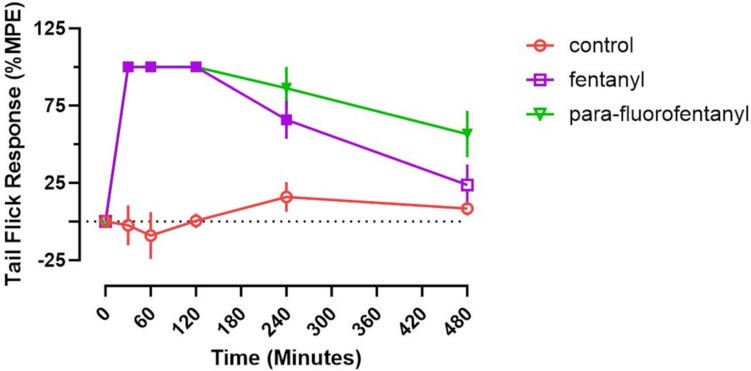
#> input picture digitisation/src_figs/Fig3.png, 1501 x 741 px, found by its file name (shown at 1/2 size)
$ python digi_pd.py src_figs/Fig3.png
#> lines starting #> are read from the running program, lines starting #| are printed output that depends on the picture; after the words box and inside, x2 and y2 are one past the last pixel; in counts of white or black regions, pixels touching at a corner belong together
### digitisation/digi.py
import os
"""Small figure digitiser for GraphPad-style plots: axis calibration from tick marks, marker centres from colour segmentation."""
import numpy as np
from PIL import Image
from scipy import ndimage as ndi


def load(path): return np.asarray(Image.open(path).convert('RGB')).astype(int)
#> called with path = 'src_figs/Fig3.png/src_figs/Fig3.png'


def dark_mask(im, thr=90): return (im.max(2) < thr)
#> called with thr = 90
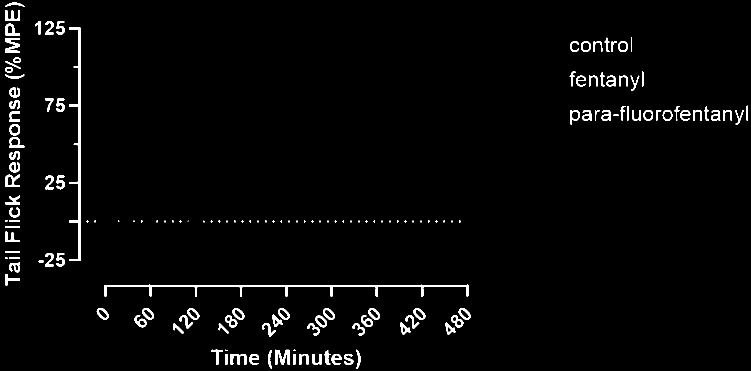
#> returned value: shape (741, 1501) bool (shown at 1/2 size); 2.5% white; 156 white regions (48 under 20 px), largest, box (x1, y1, x2, y2) and area: (209, 569, 937, 593) 3678, (138, 55, 161, 522) 2333, (550, 699, 580, 730) 535


def find_axes(dm, x_range=None, y_range=None):
    """Return (x_of_yaxis, y_of_xaxis): the column / row with the longest dark run in the allowed window."""
#> called with x_range = (100, 230), y_range = (520, 640)
    H, W = dm.shape
#> H = 741; W = 1501
    x0, x1 = x_range or (0, W); y0, y1 = y_range or (0, H)
#> after `x0, x1 = x_range or (0, W)`: x0 = 100; x1 = 230
#> after `y0, y1 = y_range or (0, H)`: y0 = 520; y1 = 640
    col = dm[:, x0:x1].sum(0); row = dm[y0:y1, :].sum(1)
#> after `col = dm[:, x0:x1].sum(0)`: col = 130 values, max 467 at index 57, min 0 at index 7, mean 31.86
#> after `row = dm[y0:y1, :].sum(1)`: row = 120 values, max 732 at index 50, min 0 at index 25, mean 61.7
    return x0 + int(np.argmax(col)), y0 + int(np.argmax(row))


def clusters(v):
    """centres of runs of True in a 1-D boolean array"""
    out = []; i = 0
    while i < len(v):
        if v[i]:
            j = i
            while j + 1 < len(v) and v[j + 1]: j += 1
            out.append((i + j) / 2); i = j + 1
        else: i += 1
    return out


def x_ticks(dm, yaxis_row, depth=(6, 14), x_lo=0, x_hi=None, below=True):
    sgn = 1 if below else -1
    rows = [yaxis_row + sgn * d for d in range(depth[0], depth[1])]
    v = dm[rows, :].all(0)
    if x_hi is None: x_hi = dm.shape[1]
    v[:x_lo] = False; v[x_hi:] = False
    return clusters(v)


def y_ticks(dm, xaxis_col, depth=(6, 14), y_lo=0, y_hi=None):
    cols = [xaxis_col - d for d in range(depth[0], depth[1])]
    v = dm[:, cols].all(1)
    if y_hi is None: y_hi = dm.shape[0]
    v[:y_lo] = False; v[y_hi:] = False
    return clusters(v)


def linmap(pix, val):
    a, b = np.polyfit(pix, val, 1); res = np.array(val) - (a * np.array(pix) + b)
    return (lambda p: a * np.asarray(p) + b), float(np.abs(res).max())


def colour_mask(im, rgb, tol=60):
    return (np.abs(im - np.array(rgb)).sum(2) < tol)


# [10 lines left out: function marker_centres, not called in this run]


def errorbar_extent(mask, cx, half_w=2):
    """vertical extent (rows) of coloured pixels in the column strip at x = cx: includes marker and any visible error bar"""
    strip = mask[:, int(cx) - half_w:int(cx) + half_w + 1].any(1)
    ys = np.where(strip)[0]
    return (int(ys.min()), int(ys.max())) if len(ys) else (None, None)

### digitisation/digi_pd.py
import os
import sys, json, csv, numpy as np
sys.path.insert(0, os.path.dirname(os.path.abspath(__file__)))
from digi import *
from scipy import ndimage as ndi
from PIL import Image, ImageDraw
S = sys.argv[1]
TRI_OFFSET = 0.16          # fraction of marker height: data point sits this far BELOW the bounding-box centre of a down-triangle (calibrated on the exact Cmax of Fig 2)
TIMES = [30, 60, 120, 240, 480]

CFG = {
    'Fig3_tailflick': dict(file='Fig3.png', crop=None, ax_x=(100, 230), ax_y=(520, 640), xr=(0, None), legend=(1000, 0, 1501, 330),
                           ytick_vals={56.5: 125, 210.5: 75, 365.5: 25, 442.5: 0, 519.5: -25}, xtick_vals='0-480/60'),
    'Fig4A_temperature': dict(file='Fig4.png', crop=810, ax_x=(150, 260), ax_y=(630, 700), legend=(1040, 80, 1502, 330),
                              ytick_vals=None, xtick_vals='0-480/30'),
}
rows_out = []
for name, c in CFG.items():
    im = load(f"{S}/src_figs/{c['file']}")
    if c['crop']: im = im[:c['crop']]
    dm = dark_mask(im)
    xa, ya = find_axes(dm, x_range=c['ax_x'], y_range=c['ax_y'])
#> xa = 157; ya = 570
    xt = x_ticks(dm, ya, depth=(5, 12), x_lo=xa - 5)
#> in x_ticks, `rows = [yaxis_row + sgn * d for d in range(depth[0], depth[1])]`: rows = [575, 576, 577, 578, 579, 580, 581]
#> after the loop in clusters, `while i < len(v):`: i = 1501; j = 936; out = [210.5, 301, 391.5, 481.5, 572.5, 662.5, 753.5, 843.5, 934]
#> xt has the same summary as out in clusters
    yt = y_ticks(dm, xa, depth=(5, 12), y_hi=ya + 3 if name.startswith('Fig3') else ya - 20)
#> in y_ticks, `cols = [xaxis_col - d for d in range(depth[0], depth[1])]`: cols = [152, 151, 150, 149, 148, 147, 146]
#> the loop in clusters (call 2), `while i < len(v):` made 726 passes
#> i on pass 56: 59
#> i on passes 1 to 6: 1, 2, 3, 4, 5, 6
#> yt = [56.5, 210.5, 365.5, 442.5, 519.5]
    print(f'\n=== {name}: y-axis col {xa}, x-axis row {ya}, {len(xt)} x ticks, y ticks at {[round(v, 1) for v in yt]}')
#| === Fig3_tailflick: y-axis col 157, x-axis row 570, 9 x ticks, y ticks at [56.5, 210.5, 365.5, 442.5, 519.5]
    if name.startswith('Fig3'):
        xv = np.arange(0, 481, 60)[:len(xt)]
#> xv = [0, 60, 120, 180, 240, 300, 360, 420, 480]
        pv = [(p, c['ytick_vals'][min(c['ytick_vals'], key=lambda k: abs(k - p))]) for p in yt]
#> pv = [(56.5, 125), (210.5, 75), (365.5, 25), (442.5, 0), (519.5, -25)]
    else:
        xv = np.arange(0, 481, 30)[:len(xt)] if len(xt) > 10 else np.arange(0, 481, 60)[:len(xt)]
        pv = list(zip(yt, [2, 0, -2, -4, -6, -8][:len(yt)]))
    fx, ex = linmap(xt, xv); fy, ey = linmap([p for p, _ in pv], [v for _, v in pv])
#> in linmap, `a, b = np.polyfit(pix, val, 1)`: a = 0.663; b = -139.7
#> in linmap, `res = np.array(val) - (a * np.array(pix) + b)`: res = [0.0072, -0.0315, -0.0701, 0.223, -0.147, 0.146, -0.225, 0.0683, 0.0297]
#> after `fx, ex = linmap(xt, xv)`: ex = 0.225
#> after `fy, ey = linmap([p for p, _ in pv], [v for _, v in pv])`: ey = 0.1
    print(f'  calibration residuals: x {ex:.3f} min, y {ey:.3f}')
#|   calibration residuals: x 0.225 min, y 0.100
    R, G, B = im[..., 0], im[..., 1], im[..., 2]
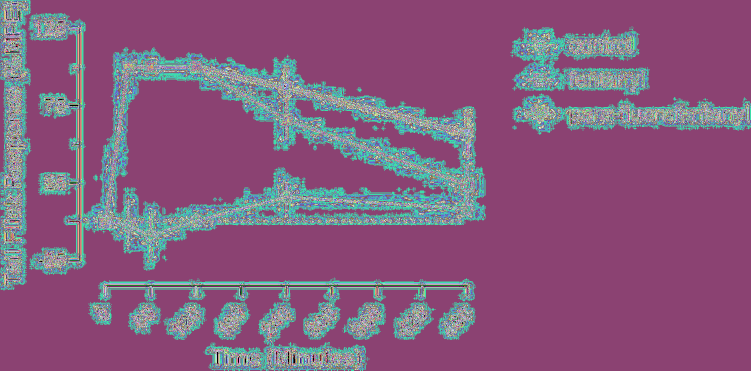
#> R: shape (741, 1501) int64 (shown at 1/2 size); 256 distinct labels, from 0 to 255; one colour per label, 0 black
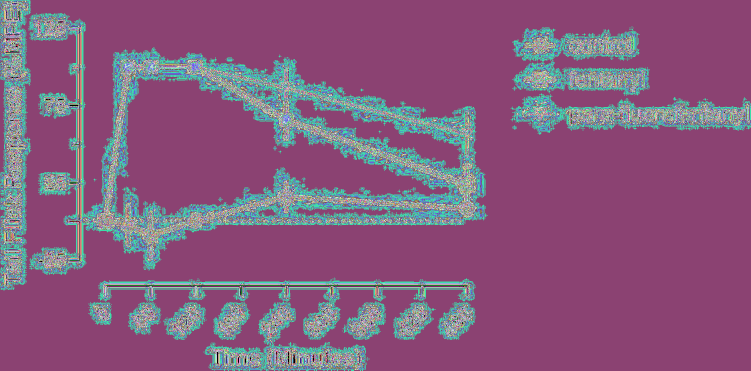
#> G: shape (741, 1501) int64 (shown at 1/2 size); 256 distinct labels, from 0 to 255; one colour per label, 0 black
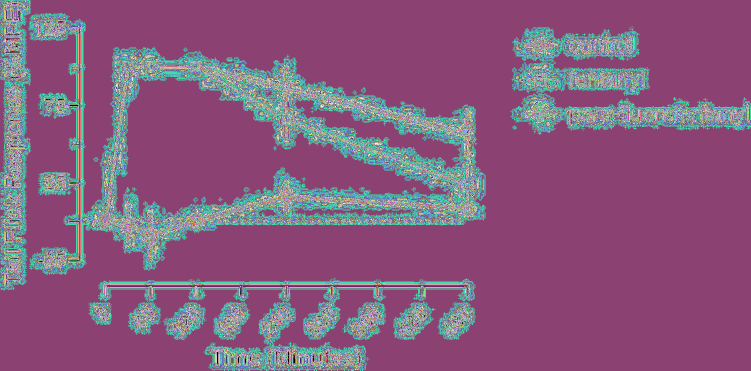
#> B: shape (741, 1501) int64 (shown at 1/2 size); 256 distinct labels, from 0 to 255; one colour per label, 0 black
    masks = {'control': (R > 180) & (G < 120) & (B < 120), 'fentanyl': (R > 110) & (B > 150) & (G < 90) & (R < 235), 'pFF': (G > 130) & (R < 90) & (B < 90)}
    lx0, ly0, lx1, ly1 = c['legend']
    img = Image.open(f"{S}/src_figs/{c['file']}").convert('RGB'); d = ImageDraw.Draw(img)
#> further down, img is the input picture: PIL image 1501x741 RGB; mean R, G, B 244.9, 243.5, 244.2
    a_x, b_x = np.polyfit(xt, xv, 1); a_y, b_y = np.polyfit([p for p, _ in pv], [v for _, v in pv], 1)
#> after `a_x, b_x = np.polyfit(xt, xv, 1)`: a_x = 0.663; b_x = -139.7
#> after `a_y, b_y = np.polyfit([p for p, _ in pv], [v for _, v in pv], 1)`: a_y = -0.324; b_y = 143.3
    for g, m in masks.items():
        m = m.copy(); m[:, :xa + 4] = False; m[ya - 3:, :] = False; m[ly0:ly1, lx0:lx1] = False
        f = ndi.binary_fill_holes(ndi.binary_closing(m, structure=np.ones((3, 3))))
        for t in TIMES:
            xp = (t - b_x) / a_x; best = None; used = None
            for op in ((11, 9, 7, 5) if g == 'pFF' else (13, 11, 9, 7, 5)):
                o = ndi.binary_opening(f, structure=np.ones((op, op))); lab, n = ndi.label(o)
                for k in range(1, n + 1):
                    ys, xs = np.where(lab == k)
                    if abs(xs.mean() - xp) < 9 and len(xs) > 40 and (best is None or len(xs) > len(best[0])): best = (xs, ys)
                if best is not None: used = op; break
            if best is None:
                rows_out.append(dict(figure=name, group=g, t_min=t, value=None, top=None, bottom=None, h_px=None, note='hidden behind another marker')); continue
            xs, ys = best; h = ys.max() - ys.min(); cy = (ys.min() + ys.max()) / 2 + (TRI_OFFSET * h if g == 'pFF' else 0)
            lo, hi = errorbar_extent(m, xp, 1)
            small = used < (11 if g == 'pFF' else 13)
            rows_out.append(dict(figure=name, group=g, t_min=t, value=round(float(fy(cy)), 2), top=round(float(fy(lo)), 2), bottom=round(float(fy(hi)), 2), h_px=int(h), note='partly overlapped (lower accuracy)' if small else ''))
            col = {'control': (0, 0, 0), 'fentanyl': (255, 140, 0), 'pFF': (0, 0, 255)}[g]
            d.ellipse((xp - 7, cy - 7, xp + 7, cy + 7), outline=col, width=3)
#> this loop made 3 passes
#> g on passes 2 to 3: 'fentanyl', 'pFF'
#> g on pass 1: 'control'
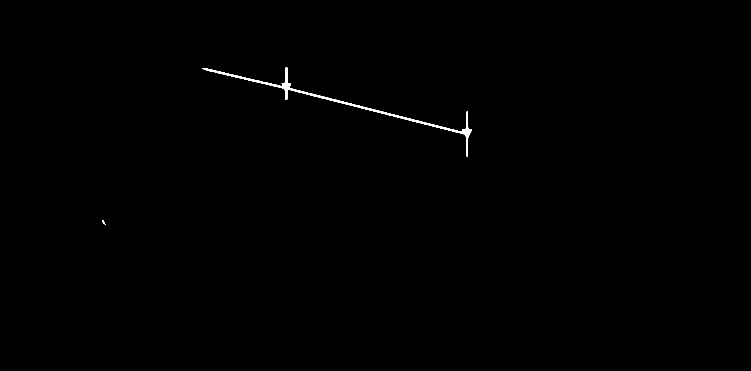
#> f: shape (741, 1501) bool (shown at 1/2 size); 0.27% white; 2 white regions, box (x1, y1, x2, y2) and area: (405, 135, 944, 314) 3022, (205, 440, 212, 449) 27
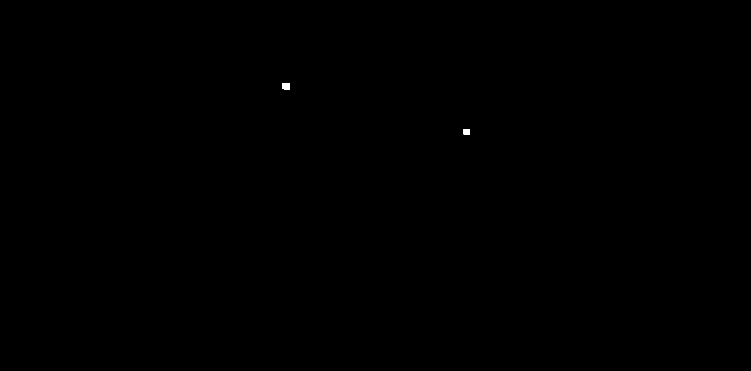
#> o: shape (741, 1501) bool (shown at 1/2 size); 0.03% white; 2 white regions, box (x1, y1, x2, y2) and area: (564, 166, 580, 180) 212, (927, 258, 940, 269) 143
#> after the loop, rows_out = 15 items
    img.save(f'{S}/dig_{name}_check.png')
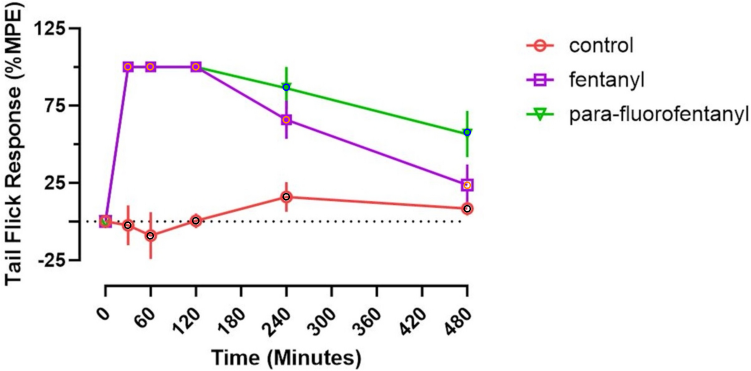
#> saved as dig_Fig3_tailflick_check.png: PIL image 1501x741 RGB (shown at 1/2 size); mean R, G, B 244.8, 243.4, 244
#> pass 2 of the loop `for name, c in CFG.items():`:
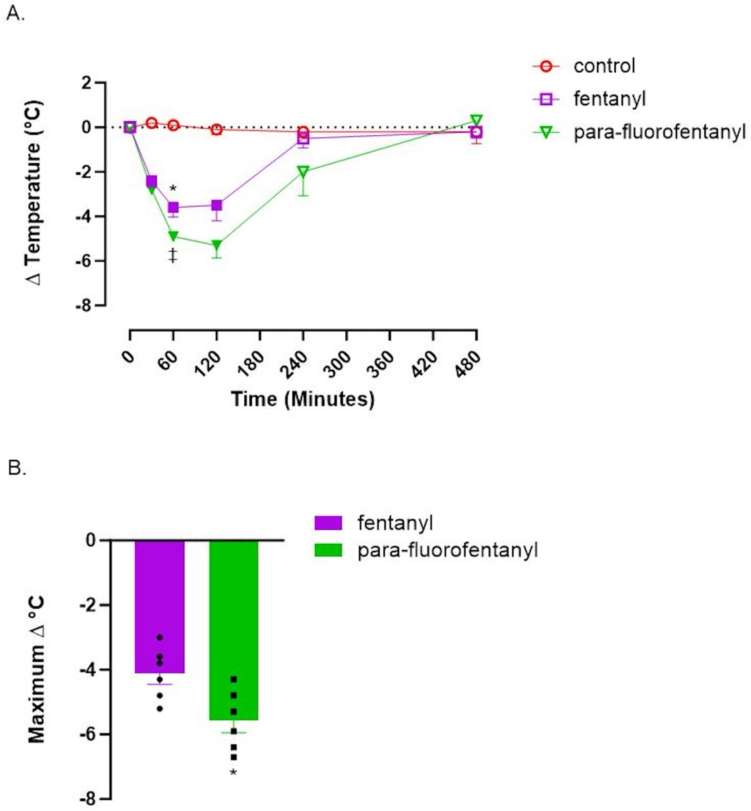
#> input picture digitisation/src_figs/Fig4.png, 1502 x 1621 px, found by its file name (shown at 1/2 size)
#> xa = 209; ya = 660
#> xt = [259.5, 346, 433, 519.5, 606, 692.5, 779.5, 866, 952.5]
#> yt = [165, 254, 343, 432, 521, 610]
#| === Fig4A_temperature: y-axis col 209, x-axis row 660, 9 x ticks, y ticks at [165.0, 254.0, 343.0, 432.0, 521.0, 610.0]
#> `pv = list(zip(yt, [2, 0, -2, -4, -6, -8][:len(yt)]))`: pv = [(165, 2), (254, 0), (343, -2), (432, -4), (521, -6), (610, -8)]
#> ex = 0.146
#> ey = 8.88e-16
#|   calibration residuals: x 0.146 min, y 0.000
#> R: shape (810, 1502) int64; 256 distinct labels, from 0 to 255
#> G: shape (810, 1502) int64; 256 distinct labels, from 0 to 255
#> `R, G, B = im[..., 0], im[..., 1], im[..., 2]`:
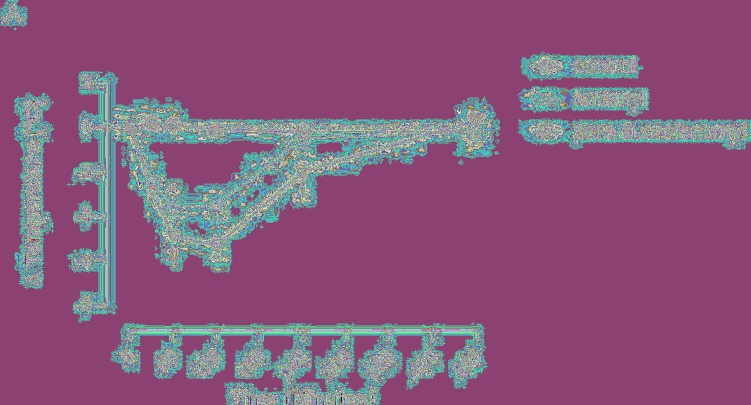
#> B: shape (810, 1502) int64 (shown at 1/2 size); 256 distinct labels, from 0 to 255; one colour per label, 0 black
#> img is the input picture: PIL image 1502x1621 RGB; mean R, G, B 244.8, 245.5, 245.2
#> a_x = 0.693; b_x = -179.7
#> a_y = -0.0225; b_y = 5.71
#> the loop `for g, m in masks.items():` made 3 passes
#> g on passes 1 to 3: 'control', 'fentanyl', 'pFF'
#> after the loop `for g, m in masks.items():`:
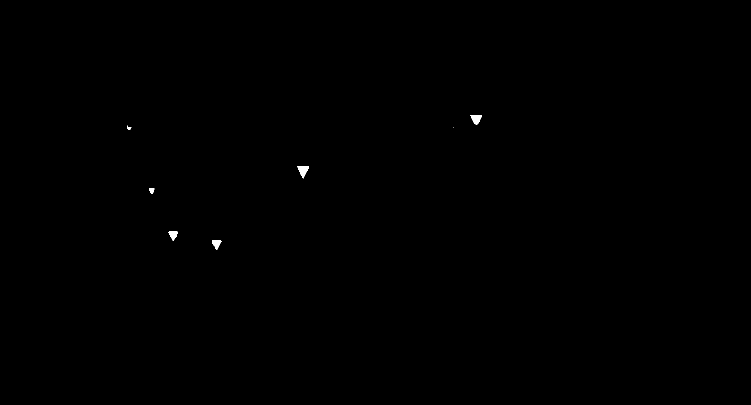
#> f: shape (810, 1502) bool (shown at 1/2 size); 0.1% white; 7 white regions (1 under 20 px), largest, box (x1, y1, x2, y2) and area: (595, 332, 618, 357) 323, (941, 230, 964, 249) 290, (337, 462, 356, 482) 213, (424, 481, 443, 500) 211, (298, 376, 309, 388) 89, (254, 251, 263, 260) 36
#> after the loop `for g, m in masks.items():`: rows_out = 30 items
with open(S + '/dig_pd_raw.csv', 'w', newline='') as fh:
    w = csv.DictWriter(fh, fieldnames=list(rows_out[0])); w.writeheader(); w.writerows(rows_out)
for r in rows_out: print(r['figure'][:6], r['group'].ljust(8), str(r['t_min']).rjust(4), r['value'], '[%s, %s]' % (r['bottom'], r['top']), r['note'])
#> this loop made 30 passes
#| Fig3_t control    30 -2.45 [-14.43, 9.85]
#| Fig3_t control    60 -9.25 [-23.82, 5.64]
#| Fig3_t control   120 0.46 [-4.07, 4.67]
#| Fig3_t control   240 15.84 [6.62, 25.07]
#| Fig3_t control   480 8.23 [4.35, 12.77]
#| Fig3_t fentanyl   30 100.2 [91.13, 103.43]
#| Fig3_t fentanyl   60 100.2 [96.96, 103.43]
#| Fig3_t fentanyl  120 100.2 [96.96, 103.43]
#> (further printed lines are left out)
